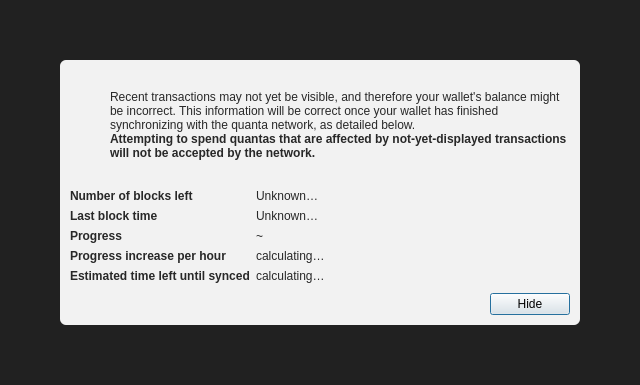
<?xml version="1.0" encoding="UTF-8"?>
<ui version="4.0">
 <class>ModalOverlay</class>
 <widget class="QWidget" name="ModalOverlay">
  <property name="geometry">
   <rect>
    <x>0</x>
    <y>0</y>
    <width>640</width>
    <height>385</height>
   </rect>
  </property>
  <property name="windowTitle">
   <string>Form</string>
  </property>
  <layout class="QVBoxLayout" name="verticalLayout" stretch="0">
   <property name="sizeConstraint">
    <enum>QLayout::SetDefaultConstraint</enum>
   </property>
   <property name="leftMargin">
    <number>0</number>
   </property>
   <property name="topMargin">
    <number>0</number>
   </property>
   <property name="rightMargin">
    <number>0</number>
   </property>
   <property name="bottomMargin">
    <number>0</number>
   </property>
   <item>
    <widget class="QWidget" name="bgWidget" native="true">
     <property name="styleSheet">
      <string notr="true">#bgWidget { background: rgba(0,0,0,220); }</string>
     </property>
     <layout class="QVBoxLayout" name="verticalLayoutMain" stretch="1">
      <property name="leftMargin">
       <number>60</number>
      </property>
      <property name="topMargin">
       <number>60</number>
      </property>
      <property name="rightMargin">
       <number>60</number>
      </property>
      <property name="bottomMargin">
       <number>60</number>
      </property>
      <item>
       <widget class="QWidget" name="contentWidget" native="true">
        <property name="styleSheet">
         <string notr="true">#contentWidget { background: rgba(255,255,255,240); border-radius: 6px; }

QLabel { color: rgb(40,40,40);  }</string>
        </property>
        <layout class="QVBoxLayout" name="verticalLayoutSub" stretch="1,0,0,0">
         <property name="spacing">
          <number>0</number>
         </property>
         <property name="leftMargin">
          <number>10</number>
         </property>
         <property name="topMargin">
          <number>10</number>
         </property>
         <property name="rightMargin">
          <number>10</number>
         </property>
         <property name="bottomMargin">
          <number>10</number>
         </property>
         <item>
          <layout class="QHBoxLayout" name="horizontalLayoutIconText" stretch="0,1">
           <property name="topMargin">
            <number>20</number>
           </property>
           <item>
            <layout class="QVBoxLayout" name="verticalLayoutIcon">
             <property name="leftMargin">
              <number>0</number>
             </property>
             <item>
              <widget class="QPushButton" name="warningIcon">
               <property name="enabled">
                <bool>false</bool>
               </property>
               <property name="text">
                <string/>
               </property>
               <property name="icon">
                <iconset>
                 <normaloff>:/icons/warning</normaloff>
                 <disabledoff>:/icons/warning</disabledoff>:/icons/warning</iconset>
               </property>
               <property name="iconSize">
                <size>
                 <width>48</width>
                 <height>48</height>
                </size>
               </property>
               <property name="flat">
                <bool>true</bool>
               </property>
              </widget>
             </item>
             <item>
              <spacer name="verticalSpacerWarningIcon">
               <property name="orientation">
                <enum>Qt::Vertical</enum>
               </property>
               <property name="sizeHint" stdset="0">
                <size>
                 <width>20</width>
                 <height>40</height>
                </size>
               </property>
              </spacer>
             </item>
            </layout>
           </item>
           <item>
            <layout class="QVBoxLayout" name="verticalLayoutInfoText">
             <property name="leftMargin">
              <number>0</number>
             </property>
             <property name="topMargin">
              <number>0</number>
             </property>
             <item>
              <widget class="QLabel" name="infoText">
               <property name="text">
                <string>Recent transactions may not yet be visible, and therefore your wallet's balance might be incorrect. This information will be correct once your wallet has finished synchronizing with the quanta network, as detailed below.</string>
               </property>
               <property name="textFormat">
                <enum>Qt::RichText</enum>
               </property>
               <property name="wordWrap">
                <bool>true</bool>
               </property>
              </widget>
             </item>
             <item>
              <widget class="QLabel" name="infoTextStrong">
               <property name="font">
                <font>
                 <weight>75</weight>
                 <bold>true</bold>
                </font>
               </property>
               <property name="text">
                <string>Attempting to spend quantas that are affected by not-yet-displayed transactions will not be accepted by the network.</string>
               </property>
               <property name="textFormat">
                <enum>Qt::RichText</enum>
               </property>
               <property name="wordWrap">
                <bool>true</bool>
               </property>
              </widget>
             </item>
             <item>
              <spacer name="verticalSpacerInTextSpace">
               <property name="orientation">
                <enum>Qt::Vertical</enum>
               </property>
               <property name="sizeHint" stdset="0">
                <size>
                 <width>20</width>
                 <height>40</height>
                </size>
               </property>
              </spacer>
             </item>
            </layout>
           </item>
          </layout>
         </item>
         <item>
          <spacer name="verticalSpacerAfterText">
           <property name="orientation">
            <enum>Qt::Vertical</enum>
           </property>
           <property name="sizeHint" stdset="0">
            <size>
             <width>20</width>
             <height>40</height>
            </size>
           </property>
          </spacer>
         </item>
         <item>
          <layout class="QFormLayout" name="formLayout">
           <property name="fieldGrowthPolicy">
            <enum>QFormLayout::FieldsStayAtSizeHint</enum>
           </property>
           <property name="horizontalSpacing">
            <number>6</number>
           </property>
           <property name="verticalSpacing">
            <number>6</number>
           </property>
           <property name="topMargin">
            <number>10</number>
           </property>
           <item row="0" column="0">
            <widget class="QLabel" name="labelNumberOfBlocksLeft">
             <property name="font">
              <font>
               <weight>75</weight>
               <bold>true</bold>
              </font>
             </property>
             <property name="text">
              <string>Number of blocks left</string>
             </property>
            </widget>
           </item>
           <item row="0" column="1">
            <widget class="QLabel" name="numberOfBlocksLeft">
             <property name="text">
              <string>Unknown…</string>
             </property>
            </widget>
           </item>
           <item row="1" column="0">
            <widget class="QLabel" name="labelLastBlockTime">
             <property name="font">
              <font>
               <weight>75</weight>
               <bold>true</bold>
              </font>
             </property>
             <property name="text">
              <string>Last block time</string>
             </property>
            </widget>
           </item>
           <item row="1" column="1">
            <widget class="QLabel" name="newestBlockDate">
             <property name="sizePolicy">
              <sizepolicy hsizetype="Maximum" vsizetype="Preferred">
               <horstretch>0</horstretch>
               <verstretch>0</verstretch>
              </sizepolicy>
             </property>
             <property name="text">
              <string>Unknown…</string>
             </property>
            </widget>
           </item>
           <item row="2" column="0">
            <widget class="QLabel" name="labelSyncDone">
             <property name="font">
              <font>
               <weight>75</weight>
               <bold>true</bold>
              </font>
             </property>
             <property name="text">
              <string>Progress</string>
             </property>
            </widget>
           </item>
           <item row="2" column="1">
            <layout class="QHBoxLayout" name="horizontalLayoutSync" stretch="0,1">
             <item>
              <widget class="QLabel" name="percentageProgress">
               <property name="text">
                <string notr="true">~</string>
               </property>
              </widget>
             </item>
            </layout>
           </item>
           <item row="4" column="0">
            <widget class="QLabel" name="labelProgressIncrease">
             <property name="font">
              <font>
               <weight>75</weight>
               <bold>true</bold>
              </font>
             </property>
             <property name="text">
              <string>Progress increase per hour</string>
             </property>
            </widget>
           </item>
           <item row="4" column="1">
            <widget class="QLabel" name="progressIncreasePerH">
             <property name="text">
              <string>calculating…</string>
             </property>
            </widget>
           </item>
           <item row="5" column="0">
            <widget class="QLabel" name="labelEstimatedTimeLeft">
             <property name="font">
              <font>
               <weight>75</weight>
               <bold>true</bold>
              </font>
             </property>
             <property name="text">
              <string>Estimated time left until synced</string>
             </property>
            </widget>
           </item>
           <item row="5" column="1">
            <widget class="QLabel" name="expectedTimeLeft">
             <property name="text">
              <string>calculating…</string>
             </property>
            </widget>
           </item>
          </layout>
         </item>
         <item>
          <layout class="QHBoxLayout" name="horizontalLayoutButtons">
           <property name="leftMargin">
            <number>10</number>
           </property>
           <property name="topMargin">
            <number>10</number>
           </property>
           <item>
            <spacer name="horizontalSpacer">
             <property name="orientation">
              <enum>Qt::Horizontal</enum>
             </property>
             <property name="sizeHint" stdset="0">
              <size>
               <width>40</width>
               <height>20</height>
              </size>
             </property>
            </spacer>
           </item>
           <item>
            <widget class="QPushButton" name="closeButton">
             <property name="text">
              <string>Hide</string>
             </property>
             <property name="shortcut">
              <string>Esc</string>
             </property>
             <property name="focusPolicy">
              <enum>Qt::StrongFocus</enum>
             </property>
             <property name="default">
              <bool>true</bool>
             </property>
            </widget>
           </item>
          </layout>
         </item>
        </layout>
       </widget>
      </item>
     </layout>
    </widget>
   </item>
  </layout>
 </widget>
 <resources/>
 <connections/>
</ui>
